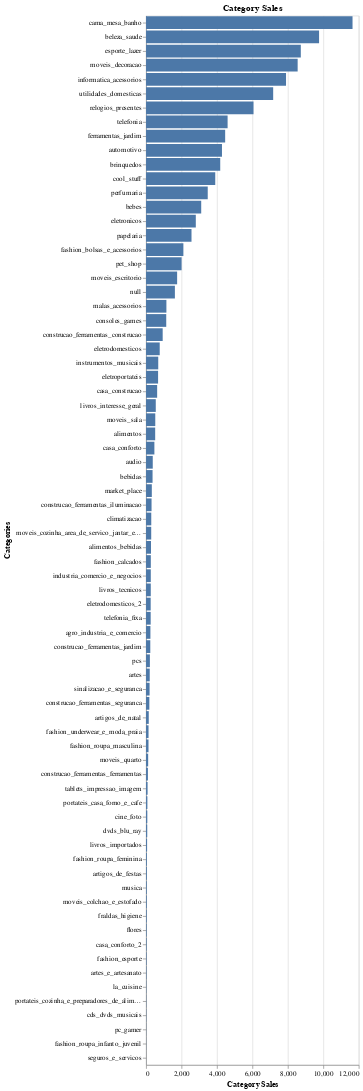

Notebook code for this chart:
### Markdown cell above
## Distribuição de categorias

### Code cell
count_category = customer_products['product_category_name'].value_counts()
alt.Chart(customer_products).mark_bar().encode(
    alt.Y('product_category_name', title='Categories').sort('-x'),
    alt.X('count()', title='Category Sales')
    ).properties(
        title='Category Sales'
    )

### Figure 1 — Vega specification as saved in the notebook (floating-point values rounded to 4 significant figures)
{"$schema": "https://vega.github.io/schema/vega/v5.json", "data": [{"name": "source_0"}, {"name": "data_0", "values": [{"__count": 1753, "product_category_name": "moveis_escritorio"}, {"__count": 7172, "product_category_name": "utilidades_domesticas"}, {"__count": 470, "product_category_name": "casa_conforto"}, {"__count": 8731, "product_category_name": "esporte_lazer"}, {"__count": 7897, "product_category_name": "informatica_acessorios"}, {"__count": 1627, "product_category_name": null}, {"__count": 4185, "product_category_name": "brinquedos"}, {"__count": 8553, "product_category_name": "moveis_decoracao"}, {"__count": 4283, "product_category_name": "automotivo"}, {"__count": 294, "product_category_name": "climatizacao"}, {"__count": 4601, "product_category_name": "telefonia"}, {"__count": 9761, "product_category_name": "beleza_saude"}, {"__count": 4463, "product_category_name": "ferramentas_jardim"}, {"__count": 2005, "product_category_name": "pet_shop"}, {"__count": 11649, "product_category_name": "cama_mesa_banho"}, {"__count": 3112, "product_category_name": "bebes"}, {"__count": 6063, "product_category_name": "relogios_presentes"}, {"__count": 291, "product_category_name": "moveis_cozinha_area_de_servico_jantar_e_jardim"}, {"__count": 3480, "product_category_name": "perfumaria"}, {"__count": 207, "product_category_name": "artes"}, {"__count": 2564, "product_category_name": "papelaria"}, {"__count": 45, "product_category_name": "fashion_roupa_feminina"}, {"__count": 1139, "product_category_name": "consoles_games"}, {"__count": 310, "product_category_name": "construcao_ferramentas_iluminacao"}, {"__count": 279, "product_category_name": "alimentos_bebidas"}, {"__count": 367, "product_category_name": "bebidas"}, {"__count": 3904, "product_category_name": "cool_stuff"}, {"__count": 2106, "product_category_name": "fashion_bolsas_e_acessorios"}, {"__count": 626, "product_category_name": "casa_construcao"}, {"__count": 1148, "product_category_name": "malas_acessorios"}, {"__count": 2807, "product_category_name": "eletronicos"}, {"__count": 261, "product_category_name": "eletrodomesticos_2"}, {"__count": 138, "product_category_name": "fashion_roupa_masculina"}, {"__count": 679, "product_category_name": "eletroportateis"}, {"__count": 75, "product_category_name": "portateis_casa_forno_e_cafe"}, {"__count": 548, "product_category_name": "livros_interesse_geral"}, {"__count": 771, "product_category_name": "eletrodomesticos"}, {"__count": 105, "product_category_name": "construcao_ferramentas_ferramentas"}, {"__count": 199, "product_category_name": "sinalizacao_e_seguranca"}, {"__count": 688, "product_category_name": "instrumentos_musicais"}, {"__count": 938, "product_category_name": "construcao_ferramentas_construcao"}, {"__count": 40, "product_category_name": "musica"}, {"__count": 269, "product_category_name": "fashion_calcados"}, {"__count": 267, "product_category_name": "industria_comercio_e_negocios"}, {"__count": 140, "product_category_name": "fashion_underwear_e_moda_praia"}, {"__count": 67, "product_category_name": "dvds_blu_ray"}, {"__count": 186, "product_category_name": "construcao_ferramentas_seguranca"}, {"__count": 515, "product_category_name": "alimentos"}, {"__count": 261, "product_category_name": "telefonia_fixa"}, {"__count": 520, "product_category_name": "moveis_sala"}, {"__count": 87, "product_category_name": "tablets_impressao_imagem"}, {"__count": 325, "product_category_name": "market_place"}, {"__count": 152, "product_category_name": "artigos_de_natal"}, {"__count": 246, "product_category_name": "agro_industria_e_comercio"}, {"__count": 239, "product_category_name": "construcao_ferramentas_jardim"}, {"__count": 216, "product_category_name": "pcs"}, {"__count": 119, "product_category_name": "moveis_quarto"}, {"__count": 378, "product_category_name": "audio"}, {"__count": 59, "product_category_name": "livros_importados"}, {"__count": 266, "product_category_name": "livros_tecnicos"}, {"__count": 45, "product_category_name": "artigos_de_festas"}, {"__count": 14, "product_category_name": "portateis_cozinha_e_preparadores_de_alimentos"}, {"__count": 9, "product_category_name": "pc_gamer"}, {"__count": 40, "product_category_name": "moveis_colchao_e_estofado"}, {"__count": 16, "product_category_name": "la_cuisine"}, {"__count": 33, "product_category_name": "flores"}, {"__count": 37, "product_category_name": "fraldas_higiene"}, {"__count": 71, "product_category_name": "cine_foto"}, {"__count": 14, "product_category_name": "cds_dvds_musicais"}, {"__count": 29, "product_category_name": "fashion_esporte"}, {"__count": 31, "product_category_name": "casa_conforto_2"}, {"__count": 24, "product_category_name": "artes_e_artesanato"}, {"__count": 7, "product_category_name": "fashion_roupa_infanto_juvenil"}, {"__count": 2, "product_category_name": "seguros_e_servicos"}]}, {"name": "data_0_x_domain___count", "values": [{"min": 2, "max": 11649}]}, {"name": "source_0_y_domain_product_category_name", "values": [{"product_category_name": "moveis_escritorio", "sort_field": 1753}, {"product_category_name": "utilidades_domesticas", "sort_field": 7172}, {"product_category_name": "casa_conforto", "sort_field": 470}, {"product_category_name": "esporte_lazer", "sort_field": 8731}, {"product_category_name": "informatica_acessorios", "sort_field": 7897}, {"product_category_name": null, "sort_field": 1627}, {"product_category_name": "brinquedos", "sort_field": 4185}, {"product_category_name": "moveis_decoracao", "sort_field": 8553}, {"product_category_name": "automotivo", "sort_field": 4283}, {"product_category_name": "climatizacao", "sort_field": 294}, {"product_category_name": "telefonia", "sort_field": 4601}, {"product_category_name": "beleza_saude", "sort_field": 9761}, {"product_category_name": "ferramentas_jardim", "sort_field": 4463}, {"product_category_name": "pet_shop", "sort_field": 2005}, {"product_category_name": "cama_mesa_banho", "sort_field": 11649}, {"product_category_name": "bebes", "sort_field": 3112}, {"product_category_name": "relogios_presentes", "sort_field": 6063}, {"product_category_name": "moveis_cozinha_area_de_servico_jantar_e_jardim", "sort_field": 291}, {"product_category_name": "perfumaria", "sort_field": 3480}, {"product_category_name": "artes", "sort_field": 207}, {"product_category_name": "papelaria", "sort_field": 2564}, {"product_category_name": "fashion_roupa_feminina", "sort_field": 45}, {"product_category_name": "consoles_games", "sort_field": 1139}, {"product_category_name": "construcao_ferramentas_iluminacao", "sort_field": 310}, {"product_category_name": "alimentos_bebidas", "sort_field": 279}, {"product_category_name": "bebidas", "sort_field": 367}, {"product_category_name": "cool_stuff", "sort_field": 3904}, {"product_category_name": "fashion_bolsas_e_acessorios", "sort_field": 2106}, {"product_category_name": "casa_construcao", "sort_field": 626}, {"product_category_name": "malas_acessorios", "sort_field": 1148}, {"product_category_name": "eletronicos", "sort_field": 2807}, {"product_category_name": "eletrodomesticos_2", "sort_field": 261}, {"product_category_name": "fashion_roupa_masculina", "sort_field": 138}, {"product_category_name": "eletroportateis", "sort_field": 679}, {"product_category_name": "portateis_casa_forno_e_cafe", "sort_field": 75}, {"product_category_name": "livros_interesse_geral", "sort_field": 548}, {"product_category_name": "eletrodomesticos", "sort_field": 771}, {"product_category_name": "construcao_ferramentas_ferramentas", "sort_field": 105}, {"product_category_name": "sinalizacao_e_seguranca", "sort_field": 199}, {"product_category_name": "instrumentos_musicais", "sort_field": 688}, {"product_category_name": "construcao_ferramentas_construcao", "sort_field": 938}, {"product_category_name": "musica", "sort_field": 40}, {"product_category_name": "fashion_calcados", "sort_field": 269}, {"product_category_name": "industria_comercio_e_negocios", "sort_field": 267}, {"product_category_name": "fashion_underwear_e_moda_praia", "sort_field": 140}, {"product_category_name": "dvds_blu_ray", "sort_field": 67}, {"product_category_name": "construcao_ferramentas_seguranca", "sort_field": 186}, {"product_category_name": "alimentos", "sort_field": 515}, {"product_category_name": "telefonia_fixa", "sort_field": 261}, {"product_category_name": "moveis_sala", "sort_field": 520}, {"product_category_name": "tablets_impressao_imagem", "sort_field": 87}, {"product_category_name": "market_place", "sort_field": 325}, {"product_category_name": "artigos_de_natal", "sort_field": 152}, {"product_category_name": "agro_industria_e_comercio", "sort_field": 246}, {"product_category_name": "construcao_ferramentas_jardim", "sort_field": 239}, {"product_category_name": "pcs", "sort_field": 216}, {"product_category_name": "moveis_quarto", "sort_field": 119}, {"product_category_name": "audio", "sort_field": 378}, {"product_category_name": "livros_importados", "sort_field": 59}, {"product_category_name": "livros_tecnicos", "sort_field": 266}, {"product_category_name": "artigos_de_festas", "sort_field": 45}, {"product_category_name": "portateis_cozinha_e_preparadores_de_alimentos", "sort_field": 14}, {"product_category_name": "pc_gamer", "sort_field": 9}, {"product_category_name": "moveis_colchao_e_estofado", "sort_field": 40}, {"product_category_name": "la_cuisine", "sort_field": 16}, {"product_category_name": "flores", "sort_field": 33}, {"product_category_name": "fraldas_higiene", "sort_field": 37}, {"product_category_name": "cine_foto", "sort_field": 71}, {"product_category_name": "cds_dvds_musicais", "sort_field": 14}, {"product_category_name": "fashion_esporte", "sort_field": 29}, {"product_category_name": "casa_conforto_2", "sort_field": 31}, {"product_category_name": "artes_e_artesanato", "sort_field": 24}, {"product_category_name": "fashion_roupa_infanto_juvenil", "sort_field": 7}, {"product_category_name": "seguros_e_servicos", "sort_field": 2}]}], "signals": [{"name": "y_step", "value": 20}, {"name": "height", "update": "bandspace(domain('y').length, 0.1, 0.05) * y_step"}], "marks": [{"type": "rect", "name": "marks", "from": {"data": "data_0"}, "encode": {"update": {"y": {"field": "product_category_name", "scale": "y"}, "fill": {"value": "#4c78a8"}, "height": {"signal": "max(0.25, bandwidth('y'))"}, "x": {"field": "__count", "scale": "x"}, "x2": {"value": 0, "scale": "x"}}}, "style": ["bar"]}], "scales": [{"name": "x", "type": "linear", "domain": [{"signal": "(data(\"data_0_x_domain___count\")[0] || {}).min"}, {"signal": "(data(\"data_0_x_domain___count\")[0] || {}).max"}], "range": [0, {"signal": "width"}], "nice": true, "zero": true}, {"name": "y", "type": "band", "domain": {"data": "source_0_y_domain_product_category_name", "field": "product_category_name", "sort": {"op": "max", "field": "sort_field", "order": "descending"}}, "range": {"step": {"signal": "y_step"}}, "paddingOuter": 0.05, "paddingInner": 0.1}], "axes": [{"scale": "x", "labels": false, "maxExtent": 0, "tickCount": {"signal": "ceil(width/40)"}, "ticks": false, "zindex": 0, "minExtent": 0, "gridScale": "y", "aria": false, "orient": "bottom", "grid": true, "domain": false}, {"scale": "x", "labelFlush": true, "title": "Category Sales", "orient": "bottom", "labelOverlap": true, "grid": false, "zindex": 0, "tickCount": {"signal": "ceil(width/40)"}}, {"scale": "y", "title": "Categories", "orient": "left", "grid": false, "zindex": 0}], "title": {"text": "Category Sales", "frame": "group"}, "padding": 5, "background": "white", "style": "cell", "width": 300}
